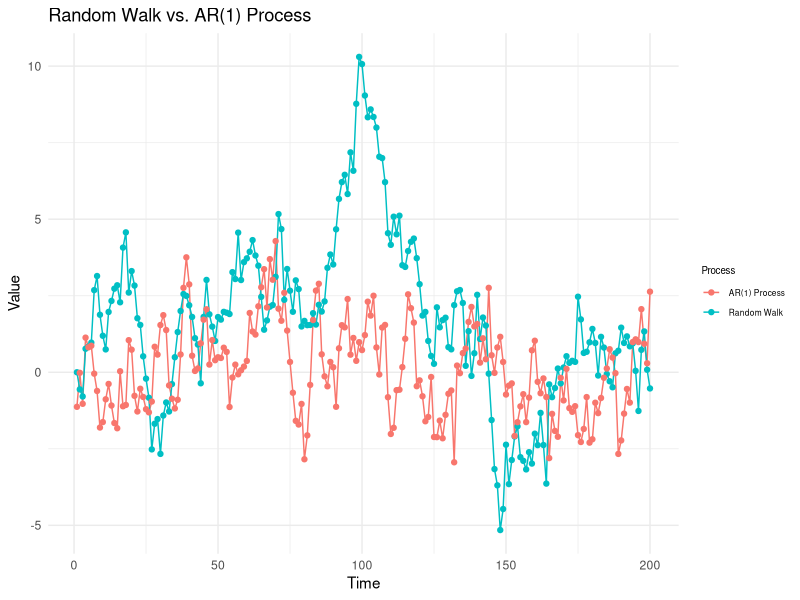

The R script that drew this image:
library(ggplot2)
set.seed(123)

# Using arima.sim to simulate ARIMA(0,1,0) (Random Walk)
random_walk_arima <- arima.sim(model = list(order = c(0, 1, 0)), n = 199)
#n for random walk is 1 less as  

# Using arima.sim to simulate AR(1)
ar1_process<- arima.sim(model = list(ar = 0.8), n = 200)

#plotting
df <- data.frame(
  Time = rep(1:200, 2),
  Value = c(random_walk_arima, ar1_process),
  Process = rep(c("Random Walk", "AR(1) Process"), each = 200)
)

ggplot(df, aes(x = Time, y = Value, color = Process)) + 
  geom_line() + 
  geom_point()+
  labs(title = "Random Walk vs. AR(1) Process", 
       x = "Time",
       y = "Value",
       color = "Process") +  
  theme_minimal()+
  theme(
    legend.text = element_text(size = 6),  
    legend.title = element_text(size = 7), 
    legend.key.size = unit(0.5, "cm"))